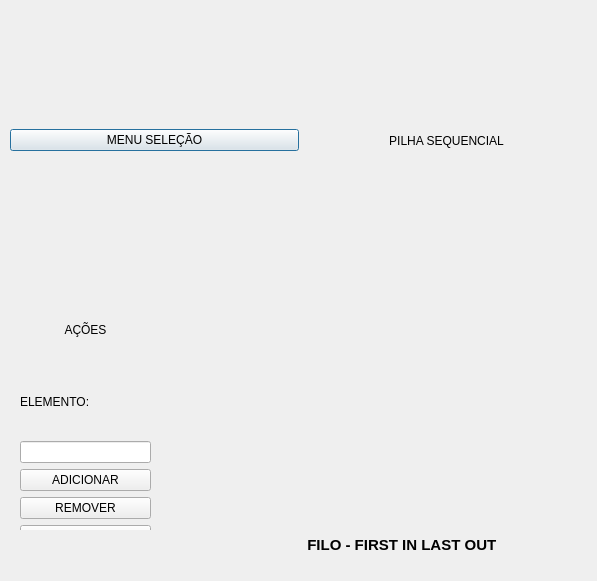
<?xml version="1.0" encoding="UTF-8"?>
<ui version="4.0">
 <class>pilha</class>
 <widget class="QDialog" name="pilha">
  <property name="geometry">
   <rect>
    <x>0</x>
    <y>0</y>
    <width>597</width>
    <height>581</height>
   </rect>
  </property>
  <property name="windowTitle">
   <string>Dialog</string>
  </property>
  <widget class="QWidget" name="layoutWidget">
   <property name="geometry">
    <rect>
     <x>10</x>
     <y>10</y>
     <width>581</width>
     <height>261</height>
    </rect>
   </property>
   <layout class="QHBoxLayout" name="horizontalLayout_3">
    <property name="spacing">
     <number>3</number>
    </property>
    <item>
     <widget class="QPushButton" name="pushButton1">
      <property name="text">
       <string>MENU SELEÇÃO</string>
      </property>
     </widget>
    </item>
    <item>
     <widget class="QLabel" name="label">
      <property name="text">
       <string>PILHA SEQUENCIAL</string>
      </property>
      <property name="alignment">
       <set>Qt::AlignCenter</set>
      </property>
      <property name="indent">
       <number>1</number>
      </property>
     </widget>
    </item>
   </layout>
  </widget>
  <widget class="QWidget" name="layoutWidget_2">
   <property name="geometry">
    <rect>
     <x>10</x>
     <y>280</y>
     <width>713</width>
     <height>306</height>
    </rect>
   </property>
   <layout class="QFormLayout" name="formLayout">
    <item row="0" column="0">
     <widget class="QWidget" name="widget_2" native="true">
      <property name="enabled">
       <bool>true</bool>
      </property>
      <property name="minimumSize">
       <size>
        <width>150</width>
        <height>250</height>
       </size>
      </property>
      <widget class="QWidget" name="verticalLayoutWidget_2">
       <property name="geometry">
        <rect>
         <x>0</x>
         <y>6</y>
         <width>151</width>
         <height>271</height>
        </rect>
       </property>
       <layout class="QVBoxLayout" name="verticalLayout_2">
        <property name="leftMargin">
         <number>10</number>
        </property>
        <property name="topMargin">
         <number>10</number>
        </property>
        <property name="rightMargin">
         <number>10</number>
        </property>
        <property name="bottomMargin">
         <number>10</number>
        </property>
        <item>
         <widget class="QLabel" name="label_4">
          <property name="text">
           <string>AÇÕES</string>
          </property>
          <property name="alignment">
           <set>Qt::AlignCenter</set>
          </property>
         </widget>
        </item>
        <item>
         <layout class="QVBoxLayout" name="verticalLayout_8">
          <property name="leftMargin">
           <number>0</number>
          </property>
          <property name="topMargin">
           <number>0</number>
          </property>
          <property name="rightMargin">
           <number>0</number>
          </property>
          <property name="bottomMargin">
           <number>0</number>
          </property>
         </layout>
        </item>
        <item>
         <widget class="QLabel" name="label_5">
          <property name="text">
           <string>ELEMENTO:</string>
          </property>
         </widget>
        </item>
        <item>
         <widget class="QLineEdit" name="lineEdit_1"/>
        </item>
        <item>
         <widget class="QPushButton" name="pushButton_2">
          <property name="text">
           <string>ADICIONAR</string>
          </property>
         </widget>
        </item>
        <item>
         <widget class="QPushButton" name="pushButton_4">
          <property name="text">
           <string>REMOVER</string>
          </property>
         </widget>
        </item>
        <item>
         <widget class="QPushButton" name="pushButton">
          <property name="text">
           <string>BUSCAR</string>
          </property>
         </widget>
        </item>
       </layout>
      </widget>
     </widget>
    </item>
    <item row="0" column="1">
     <layout class="QVBoxLayout" name="verticalLayout"/>
    </item>
    <item row="1" column="1">
     <widget class="QLabel" name="label_3">
      <property name="font">
       <font>
        <pointsize>11</pointsize>
        <bold>true</bold>
       </font>
      </property>
      <property name="text">
       <string>                                  FILO - FIRST IN LAST OUT</string>
      </property>
     </widget>
    </item>
   </layout>
  </widget>
 </widget>
 <resources/>
 <connections/>
</ui>
